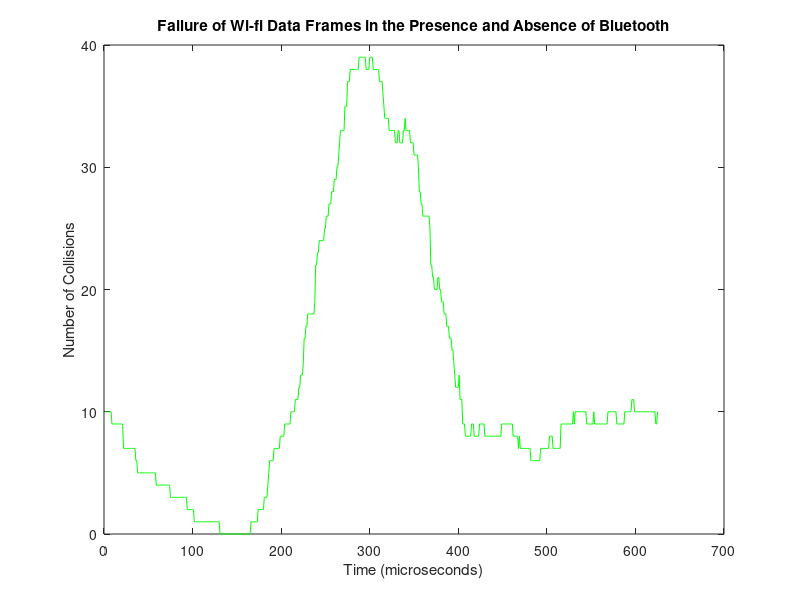

The MATLAB source for this figure:
GEN_TRACE = 1;

BTRatio = 0.33; %Probability of BT transmission
BT_LEN = 625;

if GEN_TRACE == 1

BT_ROUND_SLOT_N = 4; 
BT_MASTER_L = 2;
BT_SLAVE_L  = 0.3;

TotalRoundNumArray = [500,250,166]*4; % with these numbers, we probe for 500*2*625=0.625 seconds
TotalRoundNum = TotalRoundNumArray(BT_ROUND_SLOT_N/2);

BT_SLOT_NUM = BT_ROUND_SLOT_N * TotalRoundNum;
TotalSimTime = BT_SLOT_NUM * BT_LEN;
BTTranRound = rand(1,TotalRoundNum); BTTranRound = ceil(BTTranRound-1+BTRatio);


% for each simu time instant, bluetooth using the channel or not
BT_busy = zeros(1,TotalSimTime);
for btr = 1:TotalRoundNum
    if BTTranRound(btr) == 1
        btrstart = (btr-1)*BT_ROUND_SLOT_N*BT_LEN+1;
        BT_busy(btrstart:btrstart+ceil(BT_MASTER_L*BT_LEN)) = 1;
        tempp = btrstart+(BT_ROUND_SLOT_N-1)*BT_LEN;
        BT_busy(tempp+1:tempp+ceil(BT_SLAVE_L*BT_LEN)) = 1;
    end
end

%BT_busy = zeros(1,TotalSimTime);

RTS_t = 60; 
CTS_t = RTS_t; 
ACK_t = 40; 
SIFS = 10; 
DIFS = 28;

DUMMY_t = 50; %TODO: check this constant

randlossp = 0.2; 
randlossp1good2bad = 0.02;
busylossp = 0.8;

INIT_OFFSET = 300 + 5*BT_LEN;

SampleRes = []; aampleTime = []; SampleDirty = [];

SamplesPlot = zeros(1,TotalSimTime); % for debugging

lastSampleTime = 0; thisSampIdx = 1;
while 1    %if BT_busy(samp0time) + BT_busy(samp0time+RTS_t) == 0
    
    thisSampleTime = ceil(rand(1)*BT_LEN*4) + lastSampleTime;
    
    lastSampleTime = thisSampleTime + RTS_t+CTS_t+2*SIFS+DUMMY_t+SIFS+ACK_t+DIFS;
    if lastSampleTime > TotalSimTime break; end
    
    samp0time = thisSampleTime; 
    samp1time = samp0time + RTS_t+CTS_t+2*SIFS;
    
    SampleTime(thisSampIdx) = samp0time; 
    SampleTime(thisSampIdx+1) = samp1time;
   
    RES0 = 0; RES1 = 0;
    thisdirty = 0;
    
    sample0busy = (BT_busy(samp0time) + BT_busy(samp0time+RTS_t)) > 0;
    sample1busy = (BT_busy(samp1time) + BT_busy(samp1time+DUMMY_t)) > 0;
    
    if sample0busy == 0
        RES0 = rand(1) > randlossp;
    else
        RES0 = rand(1) > busylossp;
    end
    
    if RES0 % will send sample 1 only if sample 0 is good
        if sample0busy == 0 && sample1busy == 0
            tempp = rand(1); 
            if tempp > randlossp1good2bad 
                RES1 = 1;
            else
                RES1 = 0;
                thisdirty = 1; 
            end
        end
        if sample0busy == 0 && sample1busy == 1
            RES1 = rand(1) > busylossp;
        end
        if sample0busy == 1 && sample1busy == 0
            RES1 = rand(1) > randlossp;
        end
        if sample0busy == 1 && sample1busy == 1
            tempp = rand(1); 
            if tempp > randlossp1good2bad 
                RES1 = 1;
            else
                RES1 = 0;
                thisdirty = 1; 
            end
        end
    end
    
    %if thisdirty
    if (RES0 == 1 && RES1 == 0) && ~(sample0busy == 0 && sample1busy == 1)
        XXX = 0;
    end
    
    SampleRes(thisSampIdx) = RES0; 
    SampleRes(thisSampIdx+1) = RES1; 
    SampleDirty(thisSampIdx+1) = thisdirty;

    %for debugging begin
    tempp = 1 + (RES0 == 1 && RES1 == 0) + thisdirty;
    SamplesPlot(samp0time:samp0time+RTS_t-1) = tempp; % for debugging
    SamplesPlot(samp1time:samp1time+DUMMY_t-1) = tempp; % for debugging
    %for debugging end
    
    thisSampIdx = thisSampIdx + 2;
end

SampleTime = SampleTime + INIT_OFFSET;
end %GEN_TRACE

%------------------------------------------------------------------



%------------------------------------------------------------------
% collecting data begin
numbertotalsamples = length(SampleRes)/2;
number10 = 0;
found10time = [];
for j=1:numbertotalsamples
    if SampleRes(j*2-1) == 1 && SampleRes(j*2) == 0
        number10 = number10 + 1;
        found10time(number10) = SampleTime(j*2);
    end
end

cleanT = mod(found10time - CTS_t - 2*SIFS,BT_LEN)+1;
T = BT_LEN; D = DUMMY_t + CTS_t+2*SIFS;

% cleanT(j): the time right after the RTS of a 10 sample. the boundary may start as early as here, i.e., as long as it does not overlap with the RTS to make the 1 in the 10 sample. 
% plus D, is the time the boundary must start before it, i.e., must overlap with the dummy to make the 0 in the 10 sample.

cleanF = zeros(1,T);
for j=1:length(cleanT)
    thisT = cleanT(j);
    if thisT < T-D
        thisbgn = thisT; thisend = thisT+D-1;
        cleanF(thisbgn:thisend) = cleanF(thisbgn:thisend) + 1;
    else
        thisbgn = thisT; thisend = T;
        cleanF(thisbgn:thisend) = cleanF(thisbgn:thisend) + 1;
        thisbgn = 1; thisend = D - (T-thisT) ;
        cleanF(thisbgn:thisend) = cleanF(thisbgn:thisend) + 1;
    end
end

if 1
    plot(cleanF, 'g');
    xlabel('Time (microseconds)');
    ylabel('Number of Collisions');
    title('Failure of Wi-fi Data Frames in the Presence and Absence of Bluetooth')
    %legend('Sum of Clean & Dirty Frames','Dirty Frames', 'Clean Frames')
end

% collecting data end
%------------------------------------------------------------------

%------------------------------------------------------------------
% detect BT bgn

[maxval, maxloc] = max(cleanF);

BELIEF_RAND10_max_p = 0.01; % NOTE: magic number here, based on the calculation that if there are BT, schedule of 6, 1/3 transmission prob, D = 100, prob of hitting the boundary is about (2/6)*(1/3)*(100/600) = 0.02. 
morethanrandom01 = 0;
sample10ratio = number10 / numbertotalsamples;
if sample10ratio > BELIEF_RAND10_max_p && maxval > mean(cleanF) * 2.5
    % NOTE: will check only if the number of 10 samples is more than normal which will also guarantee enough number of samples. if not, the random nature of the samples may pass the next check
    % NOTE: magic number 2.5 here
    fprintf(1,'10 sample ratio %f, maxval %d, avg %f, We think there is BT!\n', sample10ratio, maxval, mean(cleanF));
else
    fprintf(1,'10 sample ratio %f, maxval %d, avg %f, We think there is NOOOOOOOOOO BT!\n', sample10ratio, maxval, mean(cleanF));
end
% detect BT end
%------------------------------------------------------------------


%------------------------------------------------------------------
% finding boundary bgn

RIGHT_len = CTS_t + 2*SIFS;
shouldtake = zeros(1,length(found10time));

estmidoint = maxloc;
rangemargin = 10; % NOTE: magic number here
for j=1:length(found10time)
    dummytime = mod(found10time(j), BT_LEN);
    shouldtakethisone = 0;  
    if dummytime < estmidoint
        if estmidoint - dummytime <= DUMMY_t + rangemargin 
            shouldtakethisone = 1;
        end
    else
        if estmidoint + BT_LEN- dummytime <= DUMMY_t + rangemargin 
            shouldtakethisone = 1;
        end
    end    
    if dummytime > estmidoint
        if dummytime - estmidoint <= RIGHT_len + rangemargin 
            shouldtakethisone = 1;
        end
    else 
        if dummytime + BT_LEN- estmidoint <= RIGHT_len + rangemargin 
            shouldtakethisone = 1;
        end
    end
    shouldtake(j) = shouldtakethisone;
end
totaltakenum = sum(shouldtake);
measureddirtyp = (length(found10time) - totaltakenum) / (BT_LEN-D); % probability that a random us landed a dirty sample

EXPECTED_R_LEN = 6; % NOTE: if we send 1000 probes, the overlapping is expected to be 6 us
target_p = 0.005; % NOTE: prob that the output does not contain the actual boundary
one_p = EXPECTED_R_LEN * measureddirtyp;
for stepdown=1:4 %NOTE: max go down by 4
    if power(one_p,stepdown) < target_p 
        break;
    end
end

increment_array = [-1,1];
    
outputrange = zeros(1,2);
for j=1:2
    thisinc = increment_array(j);
    currpnt = maxloc;  currval = maxval;
    currdist = 0;
    while 1
        currpnt = currpnt + thisinc; 
        currdist = currdist + 1;
        if currpnt == 0
            currpnt = BT_LEN;
        end
        if currpnt == BT_LEN + 1
            currpnt = 1;
        end
        currval = cleanF(currpnt);
        % NOTE: to apply this, has to assume that there is at most one dirty sample landed in the actual intersection. So, has to have enough number of clean samples.
        if currval < (maxval- stepdown) 
            fprintf(1,'broke from the loop when the val is %d, measureddirtyp %f, stepdown %d\n', currval,measureddirtyp, stepdown);
            break;
        end
    end
    outputrange(j) = currpnt;
end
 
outputrange

% finding boundary end
%------------------------------------------------------------------

%------------------------------------------------------------------
% finding schedule begin, include length (6,4,2) and the beginning slot

% TODO: handling the case when the actual boudary is very close to our
% preset boundary

MAX_SLOT_NUM = 6;
scores = zeros(2,MAX_SLOT_NUM); % scores(1,1:4), scores for 4, scores(2,1:6), for 6
slenarray = [4,MAX_SLOT_NUM];
for j=1:2
    slen = slenarray(j);
    for jj=1:slen
        thisestbgn = estmidoint + (jj-1) * BT_LEN;
        for jjj=1:length(found10time)
            if shouldtake(jjj) == 1 
                thisslotidx = found10time(jjj) - thisestbgn;
                thisslotidx = mod(thisslotidx,(slen*BT_LEN));
                thisslotidx = round(thisslotidx/BT_LEN);
                if thisslotidx ~=0 && thisslotidx ~= slen - 1 && thisslotidx ~= slen 
                    scores(j,jj) = scores(j,jj)+1;
                end
            end
        end
    end
    for jj=slen+1:MAX_SLOT_NUM
        scores(j,jj) = 1000000;
    end
end

scores

minest4 = min(scores(1,:)); 
minest6 = min(scores(2,:)); 
MAGIC_C = 0.3; % NOTE: if 2, there will be equal number of 10 samples in each slot. if the actual schedule is 6, 2/3 of them will reegister a point. if 4, 1/2. Given there are random variations, 0.3 turns out to be a good number

if minest4 > totaltakenum * MAGIC_C && minest6 > totaltakenum * MAGIC_C
    fprintf(1,'we think the schdule is 2!!!\n');
else
    if minest4 < 0.5 * minest6 % NOTE: 2 because a dirty sample is twice more likely to register a point with 6 than with 4
        fprintf(1,'we think the schdule is 4!!!\n');
    else
        fprintf(1,'we think the schdule is 6!!!\n');
    end
end

% finding schedule end
%------------------------------------------------------------------


fid = fopen('output.txt','w');

fprintf(fid,'%d\n',numbertotalsamples);
for i=1:length(found10time)
    fprintf(fid,'%d\n',found10time(i));
end

fclose(fid);
